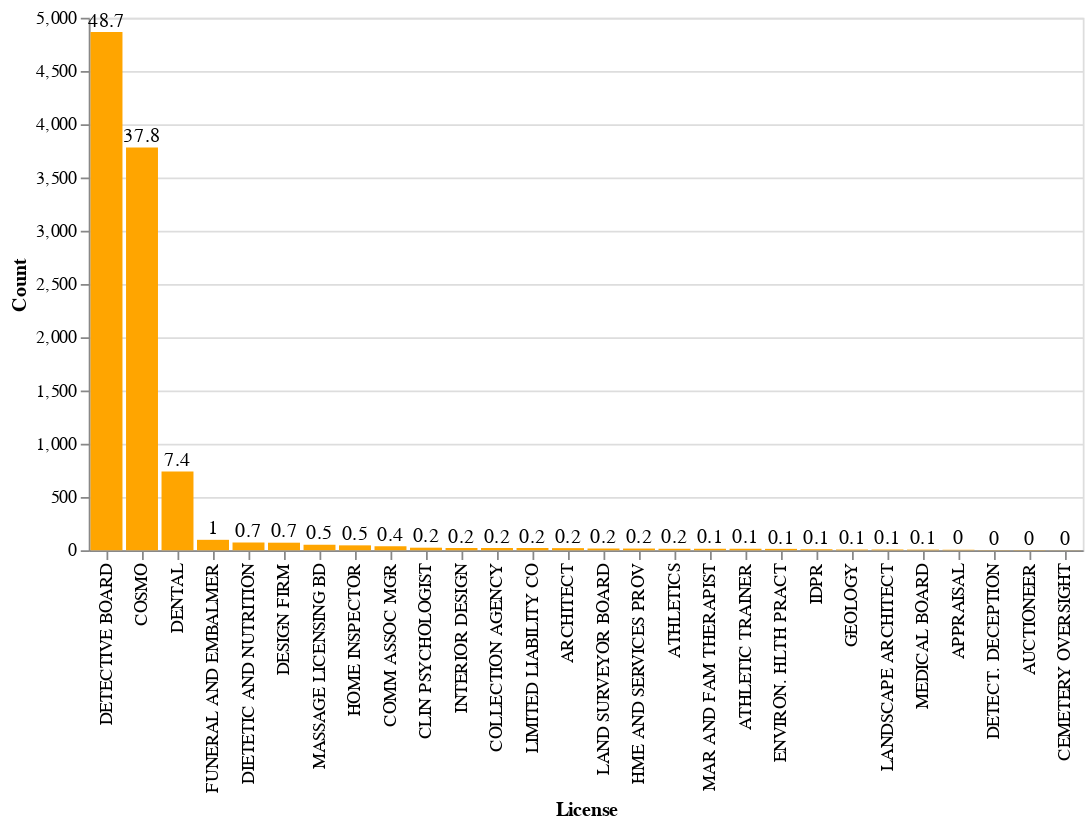

Notebook cell for this chart:
### Code cell
# Plot 2: Interactive - highlight on hover and show percentage label
selection = alt.selection_point(fields=['license'], on='mouseover')
counts['percent'] = (counts['count'] / counts['count'].sum() * 100).round(1)
interactive_bar = alt.Chart(counts).mark_bar().encode(
    x=alt.X('license:N', sort='-y', title='License'),
    y=alt.Y('count:Q', title='Count'),
    color=alt.condition(selection, alt.value('orange'), alt.value('lightgray'))
).add_params(selection)
text = alt.Chart(counts).mark_text(dy=-6, color='black').encode(
    x=alt.X('license:N', sort='-y'),
    y='count:Q',
    text=alt.condition(selection, 'percent:Q', alt.value(''))
)
interactive = (interactive_bar + text)
interactive

### Figure 1 — Vega-Lite specification as saved in the notebook (floating-point values rounded to 4 significant figures)
{"config": {"view": {"continuousWidth": 300, "continuousHeight": 300}}, "layer": [{"mark": {"type": "bar"}, "encoding": {"color": {"condition": {"param": "param_d003cf297fa9c11e", "value": "orange"}, "value": "lightgray"}, "x": {"field": "license", "sort": "-y", "title": "License", "type": "nominal"}, "y": {"field": "count", "title": "Count", "type": "quantitative"}}, "name": "view_8b01f46ca93b98a1_0"}, {"mark": {"type": "text", "color": "black", "dy": -6}, "encoding": {"text": {"condition": {"param": "param_d003cf297fa9c11e", "field": "percent", "type": "quantitative"}, "value": ""}, "x": {"field": "license", "sort": "-y", "type": "nominal"}, "y": {"field": "count", "type": "quantitative"}}}], "data": {"name": "data-3dc79f29675c3c33e0da1220cdadd5a0"}, "params": [{"name": "param_d003cf297fa9c11e", "select": {"type": "point", "fields": ["license"], "on": "mouseover"}, "views": ["view_8b01f46ca93b98a1_0"]}], "$schema": "https://vega.github.io/schema/vega-lite/v6.1.0.json", "datasets": {"data-3dc79f29675c3c33e0da1220cdadd5a0": [{"license": "DETECTIVE BOARD", "count": 4867, "percent": 48.7}, {"license": "COSMO", "count": 3781, "percent": 37.8}, {"license": "DENTAL", "count": 739, "percent": 7.4}, {"license": "FUNERAL AND EMBALMER", "count": 98, "percent": 1.0}, {"license": "DIETETIC AND NUTRITION", "count": 73, "percent": 0.7}, {"license": "DESIGN FIRM", "count": 71, "percent": 0.7}, {"license": "MASSAGE LICENSING BD", "count": 52, "percent": 0.5}, {"license": "HOME INSPECTOR", "count": 46, "percent": 0.5}, {"license": "COMM ASSOC MGR", "count": 37, "percent": 0.4}, {"license": "CLIN PSYCHOLOGIST", "count": 24, "percent": 0.2}, {"license": "INTERIOR DESIGN", "count": 22, "percent": 0.2}, {"license": "COLLECTION AGENCY", "count": 21, "percent": 0.2}, {"license": "LIMITED LIABILITY CO", "count": 21, "percent": 0.2}, {"license": "ARCHITECT", "count": 20, "percent": 0.2}, {"license": "LAND SURVEYOR BOARD", "count": 17, "percent": 0.2}, {"license": "HME AND SERVICES PROV", "count": 16, "percent": 0.2}, {"license": "ATHLETICS", "count": 15, "percent": 0.2}, {"license": "MAR AND FAM THERAPIST", "count": 14, "percent": 0.1}, {"license": "ATHLETIC TRAINER", "count": 14, "percent": 0.1}, {"license": "ENVIRON. HLTH PRACT", "count": 13, "percent": 0.1}, {"license": "IDPR", "count": 9, "percent": 0.1}, {"license": "GEOLOGY", "count": 7, "percent": 0.1}, {"license": "LANDSCAPE ARCHITECT", "count": 7, "percent": 0.1}, {"license": "MEDICAL BOARD", "count": 6, "percent": 0.1}, {"license": "APPRAISAL", "count": 5, "percent": 0.0}, {"license": "DETECT. DECEPTION", "count": 2, "percent": 0.0}, {"license": "AUCTIONEER", "count": 2, "percent": 0.0}, {"license": "CEMETERY OVERSIGHT", "count": 1, "percent": 0.0}]}}
